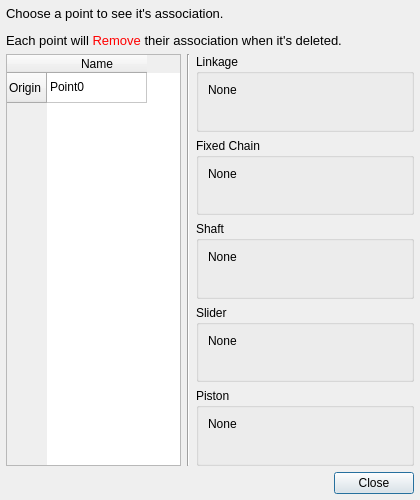
<?xml version="1.0" encoding="UTF-8"?>
<ui version="4.0">
 <class>Dialog</class>
 <widget class="QDialog" name="Dialog">
  <property name="geometry">
   <rect>
    <x>0</x>
    <y>0</y>
    <width>420</width>
    <height>500</height>
   </rect>
  </property>
  <property name="minimumSize">
   <size>
    <width>420</width>
    <height>500</height>
   </size>
  </property>
  <property name="maximumSize">
   <size>
    <width>420</width>
    <height>500</height>
   </size>
  </property>
  <property name="windowTitle">
   <string>Points Association</string>
  </property>
  <property name="windowIcon">
   <iconset resource="../../icons.qrc">
    <normaloff>:/icons/main.png</normaloff>:/icons/main.png</iconset>
  </property>
  <property name="sizeGripEnabled">
   <bool>false</bool>
  </property>
  <property name="modal">
   <bool>true</bool>
  </property>
  <layout class="QVBoxLayout" name="verticalLayout_2">
   <property name="spacing">
    <number>6</number>
   </property>
   <property name="leftMargin">
    <number>6</number>
   </property>
   <property name="topMargin">
    <number>6</number>
   </property>
   <property name="rightMargin">
    <number>6</number>
   </property>
   <property name="bottomMargin">
    <number>6</number>
   </property>
   <item>
    <widget class="QLabel" name="label">
     <property name="text">
      <string>&lt;html&gt;&lt;head/&gt;&lt;body&gt;&lt;p&gt;&lt;span style=&quot; font-size:10pt;&quot;&gt;Choose a point to see it's association.&lt;/span&gt;&lt;/p&gt;&lt;p&gt;&lt;span style=&quot; font-size:10pt;&quot;&gt;Each point will &lt;/span&gt;&lt;span style=&quot; font-size:10pt; color:#ff0000;&quot;&gt;Remove&lt;/span&gt;&lt;span style=&quot; font-size:10pt;&quot;&gt; their association when it's deleted.&lt;/span&gt;&lt;/p&gt;&lt;/body&gt;&lt;/html&gt;</string>
     </property>
    </widget>
   </item>
   <item>
    <layout class="QHBoxLayout" name="horizontalLayout">
     <item>
      <widget class="QTableWidget" name="tableWidget">
       <property name="sizePolicy">
        <sizepolicy hsizetype="Fixed" vsizetype="Expanding">
         <horstretch>0</horstretch>
         <verstretch>0</verstretch>
        </sizepolicy>
       </property>
       <property name="maximumSize">
        <size>
         <width>175</width>
         <height>16777215</height>
        </size>
       </property>
       <row>
        <property name="text">
         <string>Origin</string>
        </property>
       </row>
       <column>
        <property name="text">
         <string>Name</string>
        </property>
       </column>
       <item row="0" column="0">
        <property name="text">
         <string>Point0</string>
        </property>
       </item>
      </widget>
     </item>
     <item>
      <widget class="Line" name="line">
       <property name="orientation">
        <enum>Qt::Vertical</enum>
       </property>
      </widget>
     </item>
     <item>
      <layout class="QVBoxLayout" name="verticalLayout">
       <item>
        <widget class="QGroupBox" name="lineBox">
         <property name="sizePolicy">
          <sizepolicy hsizetype="Expanding" vsizetype="Preferred">
           <horstretch>0</horstretch>
           <verstretch>0</verstretch>
          </sizepolicy>
         </property>
         <property name="title">
          <string>Linkage</string>
         </property>
         <layout class="QVBoxLayout" name="verticalLayout_3">
          <item>
           <widget class="QLabel" name="lineLable">
            <property name="text">
             <string>None</string>
            </property>
           </widget>
          </item>
          <item>
           <spacer name="verticalSpacer_6">
            <property name="orientation">
             <enum>Qt::Vertical</enum>
            </property>
            <property name="sizeHint" stdset="0">
             <size>
              <width>20</width>
              <height>40</height>
             </size>
            </property>
           </spacer>
          </item>
         </layout>
        </widget>
       </item>
       <item>
        <widget class="QGroupBox" name="chainBox">
         <property name="sizePolicy">
          <sizepolicy hsizetype="Expanding" vsizetype="Preferred">
           <horstretch>0</horstretch>
           <verstretch>0</verstretch>
          </sizepolicy>
         </property>
         <property name="title">
          <string>Fixed Chain</string>
         </property>
         <layout class="QVBoxLayout" name="verticalLayout_4">
          <item>
           <widget class="QLabel" name="chainLable">
            <property name="text">
             <string>None</string>
            </property>
           </widget>
          </item>
          <item>
           <spacer name="verticalSpacer_5">
            <property name="orientation">
             <enum>Qt::Vertical</enum>
            </property>
            <property name="sizeHint" stdset="0">
             <size>
              <width>20</width>
              <height>40</height>
             </size>
            </property>
           </spacer>
          </item>
         </layout>
        </widget>
       </item>
       <item>
        <widget class="QGroupBox" name="shaftBox">
         <property name="sizePolicy">
          <sizepolicy hsizetype="Expanding" vsizetype="Preferred">
           <horstretch>0</horstretch>
           <verstretch>0</verstretch>
          </sizepolicy>
         </property>
         <property name="title">
          <string>Shaft</string>
         </property>
         <layout class="QVBoxLayout" name="verticalLayout_5">
          <item>
           <widget class="QLabel" name="shaftLable">
            <property name="text">
             <string>None</string>
            </property>
           </widget>
          </item>
          <item>
           <spacer name="verticalSpacer_4">
            <property name="orientation">
             <enum>Qt::Vertical</enum>
            </property>
            <property name="sizeHint" stdset="0">
             <size>
              <width>20</width>
              <height>40</height>
             </size>
            </property>
           </spacer>
          </item>
         </layout>
        </widget>
       </item>
       <item>
        <widget class="QGroupBox" name="sliderBox">
         <property name="sizePolicy">
          <sizepolicy hsizetype="Expanding" vsizetype="Preferred">
           <horstretch>0</horstretch>
           <verstretch>0</verstretch>
          </sizepolicy>
         </property>
         <property name="title">
          <string>Slider</string>
         </property>
         <layout class="QVBoxLayout" name="verticalLayout_6">
          <item>
           <widget class="QLabel" name="sliderLable">
            <property name="text">
             <string>None</string>
            </property>
           </widget>
          </item>
          <item>
           <spacer name="verticalSpacer_3">
            <property name="orientation">
             <enum>Qt::Vertical</enum>
            </property>
            <property name="sizeHint" stdset="0">
             <size>
              <width>20</width>
              <height>40</height>
             </size>
            </property>
           </spacer>
          </item>
         </layout>
        </widget>
       </item>
       <item>
        <widget class="QGroupBox" name="rodBox">
         <property name="sizePolicy">
          <sizepolicy hsizetype="Expanding" vsizetype="Preferred">
           <horstretch>0</horstretch>
           <verstretch>0</verstretch>
          </sizepolicy>
         </property>
         <property name="title">
          <string>Piston</string>
         </property>
         <layout class="QVBoxLayout" name="verticalLayout_7">
          <item>
           <widget class="QLabel" name="rodLable">
            <property name="text">
             <string>None</string>
            </property>
           </widget>
          </item>
          <item>
           <spacer name="verticalSpacer">
            <property name="orientation">
             <enum>Qt::Vertical</enum>
            </property>
            <property name="sizeHint" stdset="0">
             <size>
              <width>20</width>
              <height>40</height>
             </size>
            </property>
           </spacer>
          </item>
         </layout>
        </widget>
       </item>
      </layout>
     </item>
    </layout>
   </item>
   <item>
    <layout class="QHBoxLayout" name="horizontalLayout_2">
     <item>
      <spacer name="horizontalSpacer">
       <property name="orientation">
        <enum>Qt::Horizontal</enum>
       </property>
       <property name="sizeHint" stdset="0">
        <size>
         <width>40</width>
         <height>20</height>
        </size>
       </property>
      </spacer>
     </item>
     <item>
      <widget class="QDialogButtonBox" name="buttonBox">
       <property name="sizePolicy">
        <sizepolicy hsizetype="Fixed" vsizetype="Fixed">
         <horstretch>0</horstretch>
         <verstretch>0</verstretch>
        </sizepolicy>
       </property>
       <property name="standardButtons">
        <set>QDialogButtonBox::Close</set>
       </property>
      </widget>
     </item>
    </layout>
   </item>
  </layout>
 </widget>
 <resources>
  <include location="../../icons.qrc"/>
 </resources>
 <connections>
  <connection>
   <sender>buttonBox</sender>
   <signal>rejected()</signal>
   <receiver>Dialog</receiver>
   <slot>reject()</slot>
   <hints>
    <hint type="sourcelabel">
     <x>349</x>
     <y>476</y>
    </hint>
    <hint type="destinationlabel">
     <x>199</x>
     <y>249</y>
    </hint>
   </hints>
  </connection>
 </connections>
</ui>
